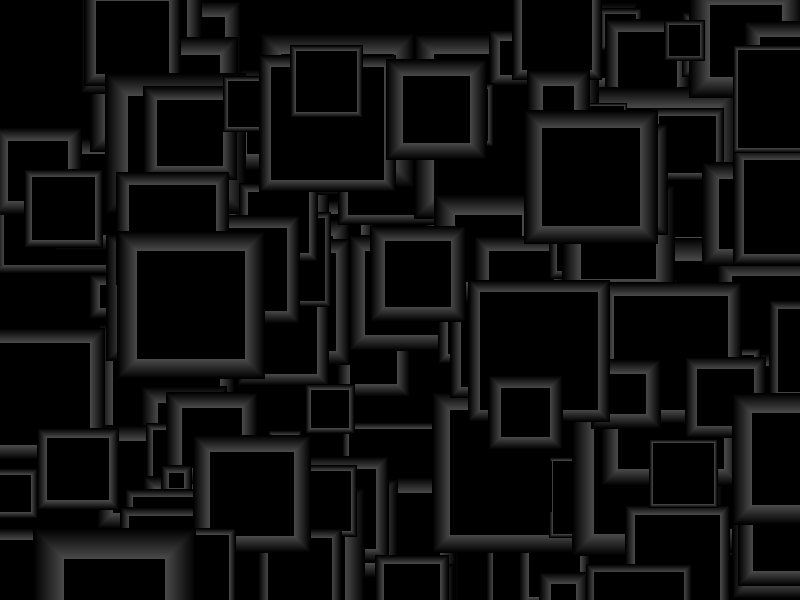

This figure's Python source:
# /// script
# requires-python = ">=3.11"
# dependencies = [
#   "pygame-ce",
#   "terminedia",
# ]
# ///

"""
quick script for some "black on black" generative art -
the day 4 prompt for #genuary2025

My way of working for these is creating things on the interactive mode, and
later transpose what is left to a stand-alone script - hence the weird
one-letter global variables and other weird variable and function names.

Also, the "annotations", if any, are meant to give users some documentation,
not to make any tool happy at cost of readability. (if the default for
a parameter is "False", there is no reason but stubordnes to mark that
said parameter should be a boolean explicitly)


About the script:
I leverage my powerfull "ColorGradient" from terminedia to create the
auras needed for black on black. It is the first time I use them
(Or terminedia.Color for that effect), in pygame, and it is quite satisfactory
to see they plug-in directly into pygame)
"""


from random import randint, normalvariate

import pygame
from terminedia import V2, ColorGradient


def doit(pos1: V2, wd: V2, steps: int, gr: ColorGradient):
    gr = gr.scale(steps)
    pos1 = V2(pos1) - steps * V2(1,1)
    wd = V2(wd) + steps * V2(2,2)
    for i in  range(steps):
        pygame.draw.rect(sc, gr[steps - i], (*pos1, *wd))
        pos1 += (1,1)
        wd -= (2,2)
    pygame.display.flip()


def eqis(n: int, zz: ColorGradient, interative=False):
    for j in range(n):
        size = int(max(1, normalvariate(50,25)))
        pos = V2(randint(0, W), randint(0, H))
        thick = max(1, int(normalvariate(25,12)))
        doit(pos, (size, size), thick, zz)
        if interative:
            pygame.time.delay(50)  # 50ms


def main():
    global sc, z2, W, H
    W, H = 800, 600
    sc = pygame.display.set_mode((W,H))

    z2 = ColorGradient([ (0, (0,0,0)), (0.5, (0,0,0)), (0.5001,(.3,.3,.3)), (1, (0,0,0)) ])

    eqis(1000, z2, True)
    pygame.image.save(sc, "day_04.png")
    pygame.quit()


if __name__ == "__main__":
    main()
